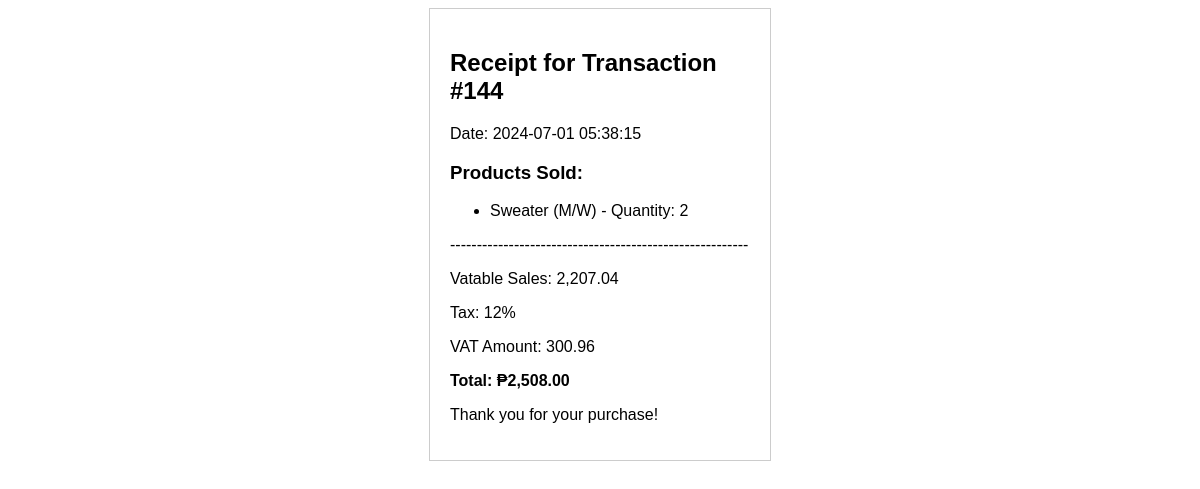
The app's page /generate_receipt.php?transaction_id=144 with its own data.
### tables this page shows
CREATE TABLE `orders` (
  `id` int(11) NOT NULL,
  `total` decimal(10,2) NOT NULL,
  `created_at` timestamp NOT NULL DEFAULT current_timestamp()
);

CREATE TABLE `products` (
  `id` int(11) NOT NULL,
  `name` varchar(255) NOT NULL,
  `price` decimal(10,2) NOT NULL,
  `stocks` int(11) DEFAULT 0
);

CREATE TABLE `order_items` (
  `id` int(11) NOT NULL,
  `order_id` int(11) NOT NULL,
  `product_id` int(11) NOT NULL,
  `quantity` int(11) NOT NULL,
  `price` decimal(10,2) NOT NULL
);

### generate_receipt.php (the view, shortened to what this page needs)
<?php
include 'db.php';
if (isset($_GET['transaction_id'])) {
    $transaction_id = $_GET['transaction_id'];
    $stmt = $conn->prepare("SELECT o.id, o.total, o.created_at, oi.product_id, oi.quantity, p.name as product_name
                           FROM orders o
                           JOIN order_items oi ON o.id = oi.order_id
                           JOIN products p ON oi.product_id = p.id
                           WHERE o.id = ?");
    $stmt->execute([$transaction_id]);
    $order = $stmt->fetch(PDO::FETCH_ASSOC);
    $tax = $order['total'] * 0.12;
    $vats = $order['total'] - $tax;
    if ($order) {
        ?>
        <!DOCTYPE html>
        <html lang="en">
        <head>
        </head>
        <body>
            <div class="receipt">
                <h2>Receipt for Transaction #<?php echo $order['id']; ?></h2>
                <p>Date: <?php echo $order['created_at']; ?></p>
                <h3>Products Sold:</h3>
                <ul>
                    <li><?php echo $order['product_name']; ?> - Quantity: <?php echo $order['quantity']; ?></li>
                </ul>
                <p>--------------------------------------------------------</p>
                <p>Vatable Sales: <?php echo number_format($vats, 2); ?></p>
                <p>Tax: 12%</p>
                <p>VAT Amount: <?php echo number_format($tax, 2); ?></p>
                <p><strong>Total: ₱<?php echo number_format($order['total'], 2); ?></strong></p>
                <p>Thank you for your purchase!</p>
            </div>
        </body>
        </html>
        <?php
    } else {
        echo "Transaction not found.";
    }
} else {
    echo "Transaction ID not provided.";
}
?>

### generate_receipt.php (style rules this page uses)
body { font-family: Arial, sans-serif; }
.receipt { width: 300px; margin: 0 auto; padding: 20px; border: 1px solid #ccc; }

### records on screen
orders: id "144", created_at "2024-07-01 05:38:15", total "2,207.04", total "300.96", total "2,508.00"
products: name "Sweater (M/W)"
order_items: quantity "2"
